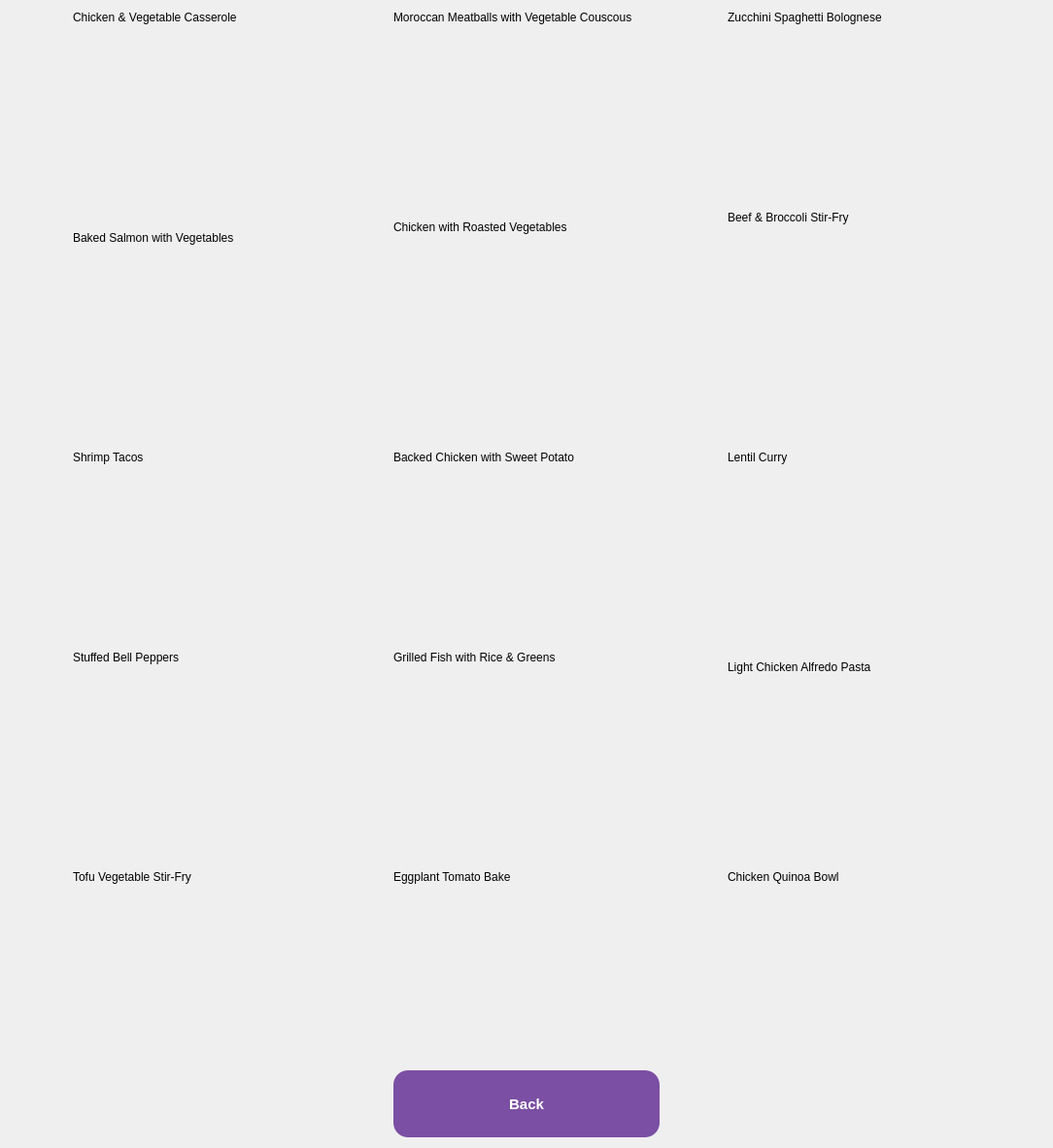
      <widget class="QWidget" name="dinnerScrollAreaWidgetContents">
       <property name="geometry">
        <rect>
         <x>0</x>
         <y>0</y>
         <width>1084</width>
         <height>1182</height>
        </rect>
       </property>
       <layout class="QGridLayout" name="gridLayout_3">
        <item row="0" column="0">
         <widget class="QLabel" name="D01Label">
          <property name="text">
           <string>Chicken &amp; Vegetable Casserole</string>
          </property>
         </widget>
        </item>
        <item row="0" column="1">
         <widget class="QLabel" name="D02Label">
          <property name="text">
           <string>Moroccan Meatballs with Vegetable Couscous</string>
          </property>
         </widget>
        </item>
        <item row="0" column="2">
         <widget class="QLabel" name="D03Label">
          <property name="text">
           <string>Zucchini Spaghetti Bolognese</string>
          </property>
         </widget>
        </item>
        <item row="1" column="0">
         <widget class="QPushButton" name="d01ImageBtn">
          <property name="styleSheet">
           <string notr="true">QPushButton {
    min-width: 260px;
    min-height: 180px;
    max-width: 260px;
    max-height: 180px;

    border-radius: 18px;
    border: none;

    background-color: transparent;
}

QPushButton:hover {
    border: 3px solid #c8a8f0;
}

QPushButton:pressed {
    border: 3px solid #a57be3;
}

QPushButton#d01ImageBtn {
    border-image: url(:/dinnerImages/images/Dinner/D01.jpg);
}</string>
          </property>
          <property name="text">
           <string/>
          </property>
         </widget>
        </item>
        <item row="1" column="1">
         <widget class="QPushButton" name="d02ImageBtn">
          <property name="styleSheet">
           <string notr="true">QPushButton {
    min-width: 260px;
    min-height: 180px;
    max-width: 260px;
    max-height: 180px;

    border-radius: 18px;
    border: none;

    background-color: transparent;
}

QPushButton:hover {
    border: 3px solid #c8a8f0;
}

QPushButton:pressed {
    border: 3px solid #a57be3;
}

QPushButton#d02ImageBtn {
    border-image: url(:/dinnerImages/images/Dinner/D02.jpg);
}</string>
          </property>
          <property name="text">
           <string/>
          </property>
         </widget>
        </item>
        <item row="1" column="2">
         <widget class="QPushButton" name="d03ImageBtn">
          <property name="styleSheet">
           <string notr="true">QPushButton {
    min-width: 260px;
    min-height: 180px;
    max-width: 260px;
    max-height: 180px;

    border-radius: 18px;
    border: none;

    background-color: transparent;
}

QPushButton:hover {
    border: 3px solid #c8a8f0;
}

QPushButton:pressed {
    border: 3px solid #a57be3;
}

QPushButton#d03ImageBtn {
    border-image: url(:/dinnerImages/images/Dinner/D03.jpg);
}</string>
          </property>
          <property name="text">
           <string/>
          </property>
         </widget>
        </item>
        <item row="2" column="0" rowspan="3">
         <widget class="QLabel" name="D04Label">
          <property name="text">
           <string>Baked Salmon with Vegetables</string>
          </property>
         </widget>
        </item>
        <item row="2" column="1" rowspan="2">
         <widget class="QLabel" name="D05Label">
          <property name="text">
           <string>Chicken with Roasted Vegetables</string>
          </property>
         </widget>
        </item>
        <item row="2" column="2">
         <widget class="QLabel" name="D06Label">
          <property name="text">
           <string>Beef &amp; Broccoli Stir-Fry</string>
          </property>
         </widget>
        </item>
        <item row="3" column="2" rowspan="3">
         <widget class="QPushButton" name="d06ImageBtn">
          <property name="styleSheet">
           <string notr="true">QPushButton {
    min-width: 260px;
    min-height: 180px;
    max-width: 260px;
    max-height: 180px;

    border-radius: 18px;
    border: none;

    background-color: transparent;
}

QPushButton:hover {
    border: 3px solid #c8a8f0;
}

QPushButton:pressed {
    border: 3px solid #a57be3;
}

QPushButton#d06ImageBtn {
    border-image: url(:/dinnerImages/images/Dinner/D06.jpg);
}</string>
          </property>
          <property name="text">
           <string/>
          </property>
         </widget>
        </item>
        <item row="4" column="1" rowspan="2">
         <widget class="QPushButton" name="d05ImageBtn">
          <property name="styleSheet">
           <string notr="true">QPushButton {
    min-width: 260px;
    min-height: 180px;
    max-width: 260px;
    max-height: 180px;

    border-radius: 18px;
    border: none;

    background-color: transparent;
}

QPushButton:hover {
    border: 3px solid #c8a8f0;
}

QPushButton:pressed {
    border: 3px solid #a57be3;
}

QPushButton#d05ImageBtn {
    border-image: url(:/dinnerImages/images/Dinner/D05.jpg);
}</string>
          </property>
          <property name="text">
           <string/>
          </property>
         </widget>
        </item>
        <item row="5" column="0">
         <widget class="QPushButton" name="d04ImageBtn">
          <property name="styleSheet">
           <string notr="true">QPushButton {
    min-width: 260px;
    min-height: 180px;
    max-width: 260px;
    max-height: 180px;

    border-radius: 18px;
    border: none;

    background-color: transparent;
}

QPushButton:hover {
    border: 3px solid #c8a8f0;
}

QPushButton:pressed {
    border: 3px solid #a57be3;
}

QPushButton#d04ImageBtn {
    border-image: url(:/dinnerImages/images/Dinner/D04.jpg);
}</string>
          </property>
          <property name="text">
           <string/>
          </property>
         </widget>
        </item>
        <item row="6" column="0">
         <widget class="QLabel" name="D07Label">
          <property name="text">
           <string>Shrimp Tacos</string>
          </property>
         </widget>
        </item>
        <item row="6" column="1">
         <widget class="QLabel" name="D08Label">
          <property name="text">
           <string>Backed Chicken with Sweet Potato</string>
          </property>
         </widget>
        </item>
        <item row="6" column="2">
         <widget class="QLabel" name="D09Label">
          <property name="text">
           <string>Lentil Curry</string>
          </property>
         </widget>
        </item>
        <item row="7" column="0">
         <widget class="QPushButton" name="d07ImageBtn">
          <property name="styleSheet">
           <string notr="true">QPushButton {
    min-width: 260px;
    min-height: 180px;
    max-width: 260px;
    max-height: 180px;

    border-radius: 18px;
    border: none;

    background-color: transparent;
}

QPushButton:hover {
    border: 3px solid #c8a8f0;
}

QPushButton:pressed {
    border: 3px solid #a57be3;
}

QPushButton#d07ImageBtn {
    border-image: url(:/dinnerImages/images/Dinner/D07.jpg);
}</string>
          </property>
          <property name="text">
           <string/>
          </property>
         </widget>
        </item>
        <item row="7" column="1">
         <widget class="QPushButton" name="d08ImageBtn">
          <property name="styleSheet">
           <string notr="true">QPushButton {
    min-width: 260px;
    min-height: 180px;
    max-width: 260px;
    max-height: 180px;

    border-radius: 18px;
    border: none;

    background-color: transparent;
}

QPushButton:hover {
    border: 3px solid #c8a8f0;
}

QPushButton:pressed {
    border: 3px solid #a57be3;
}

QPushButton#d08ImageBtn {
    border-image: url(:/dinnerImages/images/Dinner/D08.jpg);
}</string>
          </property>
          <property name="text">
           <string/>
          </property>
         </widget>
        </item>
        <item row="7" column="2">
         <widget class="QPushButton" name="d09ImageBtn">
          <property name="styleSheet">
           <string notr="true">QPushButton {
    min-width: 260px;
    min-height: 180px;
    max-width: 260px;
    max-height: 180px;

    border-radius: 18px;
    border: none;

    background-color: transparent;
}

QPushButton:hover {
    border: 3px solid #c8a8f0;
}

QPushButton:pressed {
    border: 3px solid #a57be3;
}

QPushButton#d09ImageBtn {
    border-image: url(:/dinnerImages/images/Dinner/D09.jpg);
}</string>
          </property>
          <property name="text">
           <string/>
          </property>
         </widget>
        </item>
        <item row="8" column="0">
         <widget class="QLabel" name="D10Label">
          <property name="text">
           <string>Stuffed Bell Peppers</string>
          </property>
         </widget>
        </item>
        <item row="8" column="1">
         <widget class="QLabel" name="D11Label">
          <property name="text">
           <string>Grilled Fish with Rice &amp; Greens</string>
          </property>
         </widget>
        </item>
        <item row="8" column="2" rowspan="2">
         <widget class="QLabel" name="D12Label">
          <property name="text">
           <string>Light Chicken Alfredo Pasta</string>
          </property>
         </widget>
        </item>
        <item row="9" column="0" rowspan="2">
         <widget class="QPushButton" name="d10ImageBtn">
          <property name="styleSheet">
           <string notr="true">QPushButton {
    min-width: 260px;
    min-height: 180px;
    max-width: 260px;
    max-height: 180px;

    border-radius: 18px;
    border: none;

    background-color: transparent;
}

QPushButton:hover {
    border: 3px solid #c8a8f0;
}

QPushButton:pressed {
    border: 3px solid #a57be3;
}

QPushButton#d10ImageBtn {
    border-image: url(:/dinnerImages/images/Dinner/D10.jpg);
}</string>
          </property>
          <property name="text">
           <string/>
          </property>
         </widget>
        </item>
        <item row="9" column="1" rowspan="2">
         <widget class="QPushButton" name="d11ImageBtn">
          <property name="styleSheet">
           <string notr="true">QPushButton {
    min-width: 260px;
    min-height: 180px;
    max-width: 260px;
    max-height: 180px;

    border-radius: 18px;
    border: none;

    background-color: transparent;
}

QPushButton:hover {
    border: 3px solid #c8a8f0;
}

QPushButton:pressed {
    border: 3px solid #a57be3;
}

QPushButton#d11ImageBtn {
    border-image: url(:/dinnerImages/images/Dinner/D11.jpg);
}</string>
          </property>
          <property name="text">
           <string/>
          </property>
         </widget>
        </item>
        <item row="10" column="2">
         <widget class="QPushButton" name="d12ImageBtn">
          <property name="styleSheet">
           <string notr="true">QPushButton {
    min-width: 260px;
    min-height: 180px;
    max-width: 260px;
    max-height: 180px;

    border-radius: 18px;
    border: none;

    background-color: transparent;
}

QPushButton:hover {
    border: 3px solid #c8a8f0;
}

QPushButton:pressed {
    border: 3px solid #a57be3;
}

QPushButton#d12ImageBtn {
    border-image: url(:/dinnerImages/images/Dinner/D12.jpg);
}</string>
          </property>
          <property name="text">
           <string/>
          </property>
         </widget>
        </item>
        <item row="11" column="0">
         <widget class="QLabel" name="D13Label">
          <property name="text">
           <string>Tofu Vegetable Stir-Fry</string>
          </property>
         </widget>
        </item>
        <item row="11" column="1">
         <widget class="QLabel" name="D14Label">
          <property name="text">
           <string>Eggplant Tomato Bake</string>
          </property>
         </widget>
        </item>
        <item row="11" column="2">
         <widget class="QLabel" name="D15Label">
          <property name="text">
           <string>Chicken Quinoa Bowl</string>
          </property>
         </widget>
        </item>
        <item row="12" column="0">
         <widget class="QPushButton" name="d13ImageBtn">
          <property name="styleSheet">
           <string notr="true">QPushButton {
    min-width: 260px;
    min-height: 180px;
    max-width: 260px;
    max-height: 180px;

    border-radius: 18px;
    border: none;

    background-color: transparent;
}

QPushButton:hover {
    border: 3px solid #c8a8f0;
}

QPushButton:pressed {
    border: 3px solid #a57be3;
}

QPushButton#d13ImageBtn {
    border-image: url(:/dinnerImages/images/Dinner/D13.jpg);
}</string>
          </property>
          <property name="text">
           <string/>
          </property>
         </widget>
        </item>
        <item row="12" column="1">
         <widget class="QPushButton" name="d14ImageBtn">
          <property name="styleSheet">
           <string notr="true">QPushButton {
    min-width: 260px;
    min-height: 180px;
    max-width: 260px;
    max-height: 180px;

    border-radius: 18px;
    border: none;

    background-color: transparent;
}

QPushButton:hover {
    border: 3px solid #c8a8f0;
}

QPushButton:pressed {
    border: 3px solid #a57be3;
}

QPushButton#d14ImageBtn {
    border-image: url(:/dinnerImages/images/Dinner/D14.jpg);
}</string>
          </property>
          <property name="text">
           <string/>
          </property>
         </widget>
        </item>
        <item row="12" column="2">
         <widget class="QPushButton" name="d15ImageBtn">
          <property name="styleSheet">
           <string notr="true">QPushButton {
    min-width: 260px;
    min-height: 180px;
    max-width: 260px;
    max-height: 180px;

    border-radius: 18px;
    border: none;

    background-color: transparent;
}

QPushButton:hover {
    border: 3px solid #c8a8f0;
}

QPushButton:pressed {
    border: 3px solid #a57be3;
}

QPushButton#d15ImageBtn {
    border-image: url(:/dinnerImages/images/Dinner/D15.jpg);
}</string>
          </property>
          <property name="text">
           <string/>
          </property>
         </widget>
        </item>
        <item row="13" column="1">
         <widget class="QPushButton" name="dinnerBackBtn">
          <property name="styleSheet">
           <string notr="true">QPushButton {
    background-color: #7b4fa3;
    color: white;
    border-radius: 15px;
    padding: 12px;
    min-width: 250px;
    min-height: 45px;
    font-size: 15px;
    font-weight: 600;
}

QPushButton:hover {
    background-color: #6a4290;
}</string>
          </property>
          <property name="text">
           <string>Back</string>
          </property>
         </widget>
        </item>
       </layout>
      </widget>
